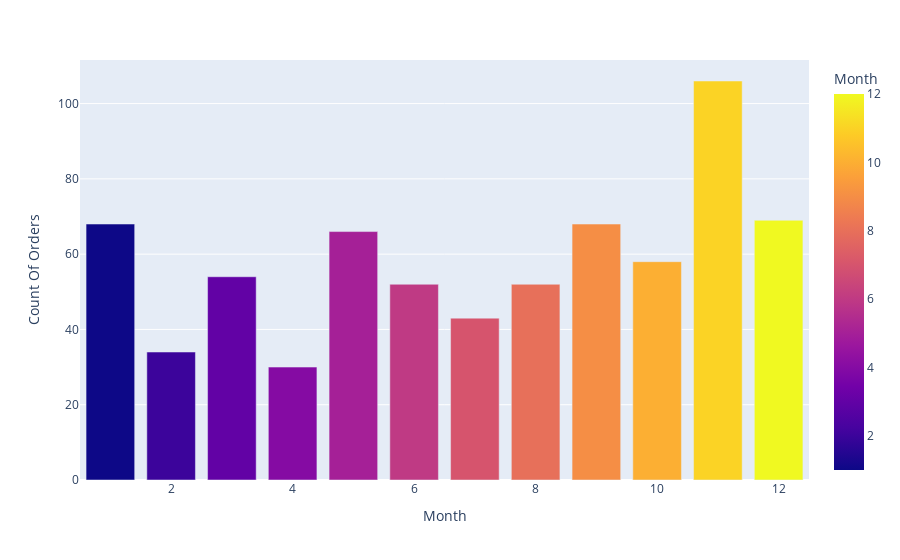

The code cell stored with this chart in its notebook:
### Code cell
px.bar(Months_high_demand,x='Month',y='Count Of Orders',color='Month',color_discrete_sequence=px.colors.sequential.Electric_r)

### Figure 1 — Plotly figure (JSON) as saved in the notebook; plotly's stock layout.template omitted (floating-point values rounded to 4 significant figures)
{"data": [{"alignmentgroup": "True", "hovertemplate": "Month=%{marker.color}<br>Count Of Orders=%{y}<extra></extra>", "legendgroup": "", "marker": {"color": [11, 12, 1, 9, 5, 10, 3, 6, 8, 7, 2, 4], "coloraxis": "coloraxis", "pattern": {"shape": ""}}, "name": "", "offsetgroup": "", "orientation": "v", "showlegend": false, "textposition": "auto", "type": "bar", "x": [11, 12, 1, 9, 5, 10, 3, 6, 8, 7, 2, 4], "xaxis": "x", "y": [106, 69, 68, 68, 66, 58, 54, 52, 52, 43, 34, 30], "yaxis": "y"}], "layout": {"barmode": "relative", "coloraxis": {"colorbar": {"title": {"text": "Month"}}, "colorscale": [[0, "#0d0887"], [0.1111, "#46039f"], [0.2222, "#7201a8"], [0.3333, "#9c179e"], [0.4444, "#bd3786"], [0.5556, "#d8576b"], [0.6667, "#ed7953"], [0.7778, "#fb9f3a"], [0.8889, "#fdca26"], [1, "#f0f921"]]}, "legend": {"tracegroupgap": 0}, "margin": {"t": 60}, "xaxis": {"anchor": "y", "domain": [0, 1], "title": {"text": "Month"}}, "yaxis": {"anchor": "x", "domain": [0, 1], "title": {"text": "Count Of Orders"}}}}
